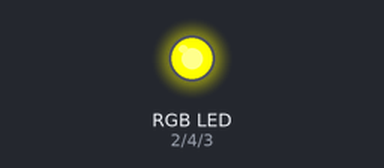
Simulated run of this sketch. Board: Arduino Uno, built with avr-gcc and run on an emulated ATmega328P. Parts: an RGB LED mixed from three pins (HIGH = lit).

Above: at 0.1 s.
Timing chart, 0 to 1.6 s (numbered marks = the images above):
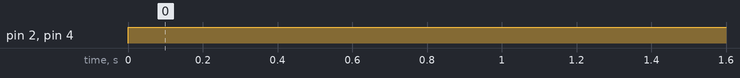

The sketch:

3_LedRGB.ino
```cpp
//Led PB_5 -> Rouge
//    PB_0 -> Vert
//    PB_1 -> Blue

short LedR = 2 ;
short LedB = 3 ;
short LedG = 4 ;

void setup() {
  pinMode(LedR, OUTPUT);
  pinMode(LedG, OUTPUT);
  pinMode(LedB, OUTPUT);
}

void loop() {
  /*
    //rien
    digitalWrite(LedR, LOW);
    digitalWrite(LedG, LOW);
    digitalWrite(LedB, LOW);
    delay(1000);

    //Rouge
    digitalWrite(LedR, HIGH);
    digitalWrite(LedG, LOW);
    digitalWrite(LedB, LOW);
    delay(1000);


    //Vert
    digitalWrite(LedR, LOW);
    digitalWrite(LedG, HIGH);
    digitalWrite(LedB, LOW);
    delay(1000);

    //Bleu
    digitalWrite(LedR, LOW);
    digitalWrite(LedG, LOW);
    digitalWrite(LedB, HIGH);
    delay(1000);

    //Blanc
    digitalWrite(LedR, HIGH);
    digitalWrite(LedG, HIGH);
    digitalWrite(LedB, HIGH);
    delay(1000);*/

  //jaune
  digitalWrite(LedR, HIGH);
  digitalWrite(LedG, HIGH);
  digitalWrite(LedB, LOW);
  delay(1000);
}
```

Measured:
- by itself, pin 2 (LedR), pin 4 (LedG): LOW → HIGH at 0.00 s
